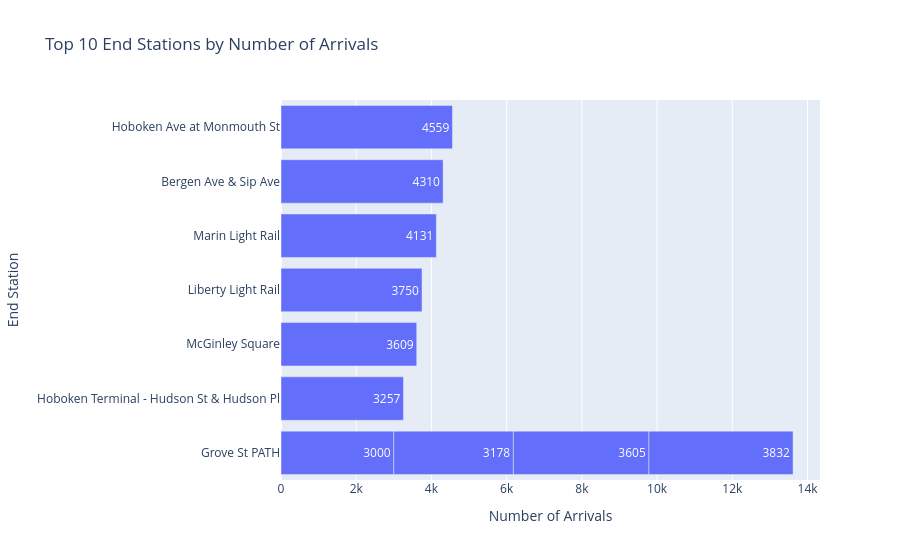

The notebook cell this image was saved under:
### Code cell
fig = px.bar(
    top_end_stations.sort_values("number_of_arrivals"),
    x="number_of_arrivals",
    y="end_station_name",
    orientation="h",
    title="Top 10 End Stations by Number of Arrivals",
    text_auto=True
)

fig.update_layout(
    xaxis_title="Number of Arrivals",
    yaxis_title="End Station"
)

fig.show()

### Figure 1 — Plotly figure (JSON) as saved in the notebook; plotly's stock layout.template omitted (floating-point values rounded to 4 significant figures)
{"data": [{"hovertemplate": "number_of_arrivals=%{x}<br>end_station_name=%{y}<extra></extra>", "legendgroup": "", "marker": {"color": "#636efa", "pattern": {"shape": ""}}, "name": "", "orientation": "h", "showlegend": false, "textposition": "auto", "texttemplate": "%{x}", "type": "bar", "x": [3000, 3178, 3257, 3605, 3609, 3750, 3832, 4131, 4310, 4559], "xaxis": "x", "y": ["Grove St PATH", "Grove St PATH", "Hoboken Terminal - Hudson St & Hudson Pl", "Grove St PATH", "McGinley Square", "Liberty Light Rail", "Grove St PATH", "Marin Light Rail", "Bergen Ave & Sip Ave", "Hoboken Ave at Monmouth St"], "yaxis": "y"}], "layout": {"barmode": "relative", "legend": {"tracegroupgap": 0}, "title": {"text": "Top 10 End Stations by Number of Arrivals"}, "xaxis": {"anchor": "y", "domain": [0, 1], "title": {"text": "Number of Arrivals"}}, "yaxis": {"anchor": "x", "domain": [0, 1], "title": {"text": "End Station"}}}}
